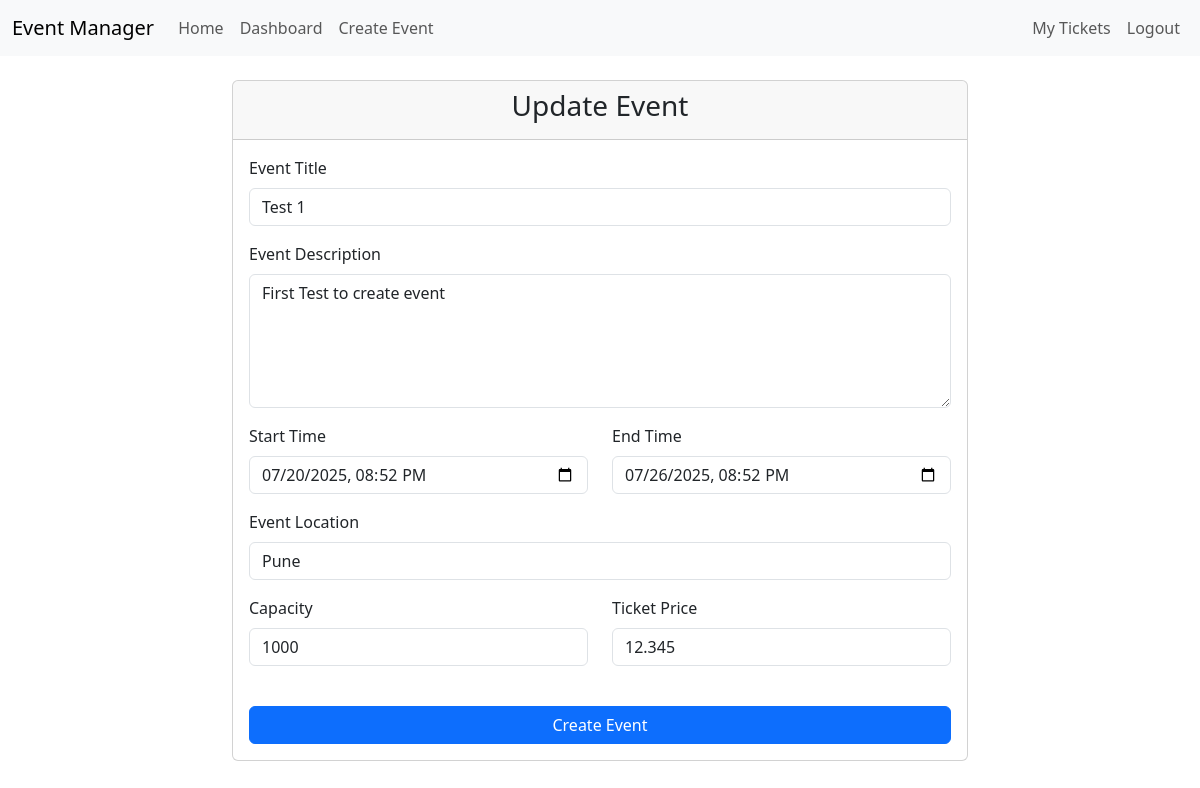
The app's page /event/1/update (signed in), older data.
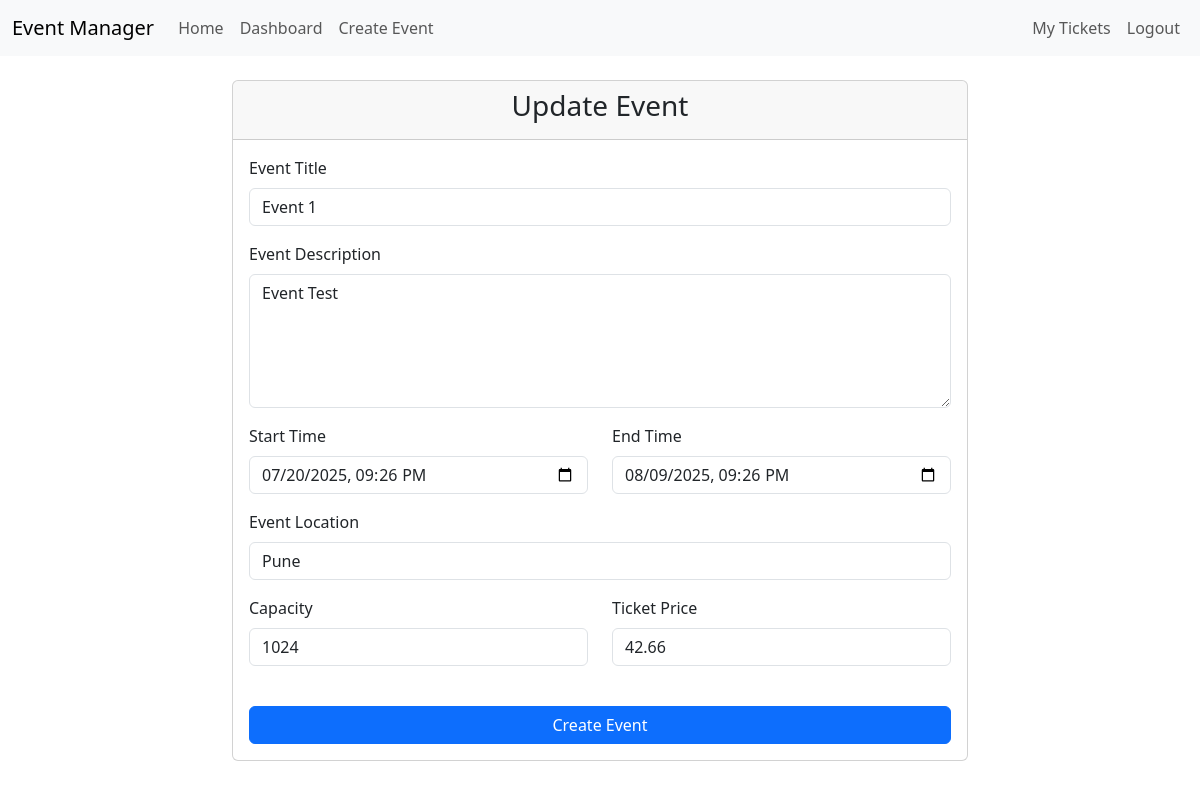
The same page, newer data.
### app/models.py (models this page shows, shortened)
class Event(db.Model):
    id = db.Column(db.Integer, primary_key=True)
    title = db.Column(db.String(100), nullable=False)
    description = db.Column(db.Text, nullable=False)
    start_time = db.Column(db.DateTime, nullable=False, default = datetime.utcnow())
    end_time = db.Column(db.DateTime, nullable=False, default = datetime.utcnow())
    location = db.Column(db.String(100), nullable=False)
    capacity = db.Column(db.Integer, nullable=False)
    ticket_price = db.Column(db.Float, nullable=False)
    organizer_id = db.Column(db.Integer, db.ForeignKey('user.id'), nullable=False)
    status = db.Column(db.String(10), nullable=False, default='upcoming') # 'upcoming', 'active', 'completed', 'canceled'
    tickets = db.relationship('Ticket', backref='event', lazy=True)

### app/event/routes.py (the view)
@event_bp.route('/event/<int:event_id>/update', methods=['GET','POST'])
@organizer_required
def update_event(event_id):
    event = Event.query.get_or_404(event_id)
    if event.organizer_id != current_user.id and current_user.role != 'admin':
        abort(403) #Forbiden access
    form = EventForm()
    if form.validate_on_submit():
        event.title = form.title.data
        event.description = form.description.data
        event.start_time = form.start_time.data
        event.end_time = form.end_time.data
        event.location = form.location.data
        event.capacity = form.capacity.data
        event.ticket_price = form.ticket_price.data
        db.session.commit()
        flash("Your event has been updated!", "success")
        return redirect(url_for('event.event_details', event_id=event.id))
    elif request.method == 'GET':
        form.title.data = event.title
        form.description.data = event.description
        form.start_time.data = event.start_time
        form.end_time.data = event.end_time
        form.location.data = event.location
        form.capacity.data = event.capacity
        form.ticket_price.data = event.ticket_price
    return render_template('event/create_event.html', title='Update Event', form=form, legend='Update Event')

### app/forms.py
class EventForm(FlaskForm):
    title = StringField('Event Title', validators=[DataRequired(), Length(min=2, max=100)])
    description = TextAreaField('Event Description', validators=[DataRequired()])
    start_time = DateTimeLocalField('Start Time', format='%Y-%m-%dT%H:%M', validators=[DataRequired()])
    end_time = DateTimeLocalField('End Time', format='%Y-%m-%dT%H:%M', validators=[DataRequired()])
    location = StringField('Event Location', validators=[DataRequired(), Length(min=2, max=100)])
    capacity = IntegerField('Capacity', validators=[DataRequired()])
    ticket_price = FloatField('Ticket Price', validators=[DataRequired()])
    submit = SubmitField('Create Event')

### app/event/routes.py (called while the page is built)
def organizer_required(f):
    @wraps(f)
    @login_required
    def decorated_function(*args, **kwargs):
        if current_user.role not in ['organizer', 'admin']:
            flash("You are not authorized to view this page", "danger")
            return redirect(url_for('main.home'))
        return f(*args,**kwargs)
    return decorated_function

### app/models.py (called while the page is built)
@login_manager.user_loader
def load_user(user_id):
    return User.query.get(int(user_id))

### app/templates/event/create_event.html (shortened to what this page needs)
{% extends "base.html" %}
{% block content %}
    <div class="row justify-content-center">
        <div class="col-md-8">
            <div class="card">
                <div class="card-header">
                    <h3 class="text-center">{{ legend }}</h3>
                </div>
                <div class="card-body">
                    <form method="POST" action="">
                        <div class="mb-3">
                            {{ form.title.label(class="form-label") }}
                            {{ form.title(class="form-control") }}
                        </div>
                        <div class="mb-3">
                            {{ form.description.label(class="form-label") }}
                            {{ form.description(class="form-control", rows=5) }}
                        </div>
                        <div class="row">
                            <div class="col-md-6 mb-3">
                                {{ form.start_time.label(class="form-label") }}
                                {{ form.start_time(class="form-control") }}
                            </div>
                            <div class="col-md-6 mb-3">
                                {{ form.end_time.label(class="form-label") }}
                                {{ form.end_time(class="form-control") }}
                            </div>
                        </div>
                        <div class="mb-3">
                            {{ form.location.label(class="form-label") }}
                            {{ form.location(class="form-control") }}
                        </div>
                        <div class="row">
                            <div class="col-md-6 mb-3">
                                {{ form.capacity.label(class="form-label") }}
                                {{ form.capacity(class="form-control") }}
                            </div>
                            <div class="col-md-6 mb-3">
                                {{ form.ticket_price.label(class="form-label") }}
                                {{ form.ticket_price(class="form-control") }}
                            </div>
                        </div>
                        <div class="d-grid gap-2 mt-4">
                            {{ form.submit(class="btn btn-primary") }}
                        </div>
                    </form>
                </div>
            </div>
        </div>
    </div>
{% endblock %}

Row changes from the older to the newer data that the page shows:
changed Event "Pune": title "Test 1" → "Event 1"; description "First Test to create event" → "Event Test"; start_time "07/20/2025 20:52" → "07/20/2025 21:26"; end_time "07/26/2025 20:52" → "08/09/2025 21:26"; capacity "1000" → "1024"; ticket_price "12.345" → "42.66"
